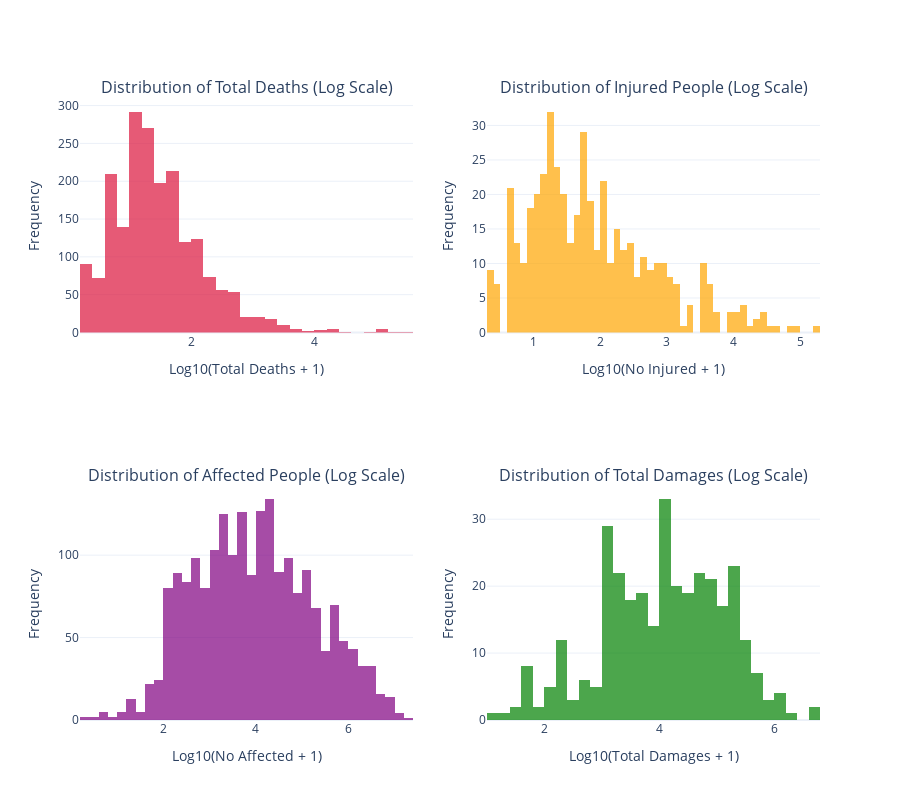

Notebook source saved alongside this figure:
### Code cell
# Impact metrics distributions - Interactive
fig = make_subplots(rows=2, cols=2,
                    subplot_titles=('Distribution of Total Deaths (Log Scale)',
                                    'Distribution of Injured People (Log Scale)',
                                    'Distribution of Affected People (Log Scale)',
                                    'Distribution of Total Damages (Log Scale)'))

# Total Deaths
deaths_data = df['Total Deaths'].dropna()
deaths_data_log = np.log10(deaths_data[deaths_data > 0] + 1)
fig.add_trace(
    go.Histogram(x=deaths_data_log, nbinsx=50, marker_color='crimson',
                 name='Deaths', opacity=0.7,
                 hovertemplate='Log10(Deaths+1): %{x:.2f}<br>Count: %{y}<extra></extra>'),
    row=1, col=1
)

# Injured
injured_data = df['No Injured'].dropna()
injured_data_log = np.log10(injured_data[injured_data > 0] + 1)
fig.add_trace(
    go.Histogram(x=injured_data_log, nbinsx=50, marker_color='orange',
                 name='Injured', opacity=0.7,
                 hovertemplate='Log10(Injured+1): %{x:.2f}<br>Count: %{y}<extra></extra>'),
    row=1, col=2
)

# Affected
affected_data = df['No Affected'].dropna()
affected_data_log = np.log10(affected_data[affected_data > 0] + 1)
fig.add_trace(
    go.Histogram(x=affected_data_log, nbinsx=50, marker_color='purple',
                 name='Affected', opacity=0.7,
                 hovertemplate='Log10(Affected+1): %{x:.2f}<br>Count: %{y}<extra></extra>'),
    row=2, col=1
)

# Total Damages
damages_data = df['Total Damages (\'000 US$)'].dropna()
damages_data_log = np.log10(damages_data[damages_data > 0] + 1)
fig.add_trace(
    go.Histogram(x=damages_data_log, nbinsx=50, marker_color='green',
                 name='Damages', opacity=0.7,
                 hovertemplate='Log10(Damages+1): %{x:.2f}<br>Count: %{y}<extra></extra>'),
    row=2, col=2
)

fig.update_xaxes(title_text="Log10(Total Deaths + 1)", row=1, col=1)
fig.update_xaxes(title_text="Log10(No Injured + 1)", row=1, col=2)
fig.update_xaxes(title_text="Log10(No Affected + 1)", row=2, col=1)
fig.update_xaxes(title_text="Log10(Total Damages + 1)", row=2, col=2)
fig.update_yaxes(title_text="Frequency", row=1, col=1)
fig.update_yaxes(title_text="Frequency", row=1, col=2)
fig.update_yaxes(title_text="Frequency", row=2, col=1)
fig.update_yaxes(title_text="Frequency", row=2, col=2)

fig.update_layout(height=800, showlegend=False, template='plotly_white')
fig.show()

### Figure 1 — Plotly figure (JSON) as saved in the notebook; plotly's stock layout.template omitted (floating-point values rounded to 4 significant figures; data arrays with more than 128 entries replaced by an {"elided": "..."} marker saying what was removed)
{"data": [{"hovertemplate": "Log10(Deaths+1): %{x:.2f}<br>Count: %{y}<extra></extra>", "marker": {"color": "crimson"}, "name": "Deaths", "nbinsx": 50, "opacity": 0.7, "type": "histogram", "x": {"elided": "2002 float values"}, "xaxis": "x", "yaxis": "y"}, {"hovertemplate": "Log10(Injured+1): %{x:.2f}<br>Count: %{y}<extra></extra>", "marker": {"color": "orange"}, "name": "Injured", "nbinsx": 50, "opacity": 0.7, "type": "histogram", "x": {"elided": "468 float values"}, "xaxis": "x2", "yaxis": "y2"}, {"hovertemplate": "Log10(Affected+1): %{x:.2f}<br>Count: %{y}<extra></extra>", "marker": {"color": "purple"}, "name": "Affected", "nbinsx": 50, "opacity": 0.7, "type": "histogram", "x": {"elided": "2042 float values"}, "xaxis": "x3", "yaxis": "y3"}, {"hovertemplate": "Log10(Damages+1): %{x:.2f}<br>Count: %{y}<extra></extra>", "marker": {"color": "green"}, "name": "Damages", "nbinsx": 50, "opacity": 0.7, "type": "histogram", "x": {"elided": "331 float values"}, "xaxis": "x4", "yaxis": "y4"}], "layout": {"annotations": [{"font": {"size": 16}, "showarrow": false, "text": "Distribution of Total Deaths (Log Scale)", "x": 0.225, "xanchor": "center", "xref": "paper", "y": 1, "yanchor": "bottom", "yref": "paper"}, {"font": {"size": 16}, "showarrow": false, "text": "Distribution of Injured People (Log Scale)", "x": 0.775, "xanchor": "center", "xref": "paper", "y": 1, "yanchor": "bottom", "yref": "paper"}, {"font": {"size": 16}, "showarrow": false, "text": "Distribution of Affected People (Log Scale)", "x": 0.225, "xanchor": "center", "xref": "paper", "y": 0.375, "yanchor": "bottom", "yref": "paper"}, {"font": {"size": 16}, "showarrow": false, "text": "Distribution of Total Damages (Log Scale)", "x": 0.775, "xanchor": "center", "xref": "paper", "y": 0.375, "yanchor": "bottom", "yref": "paper"}], "height": 800, "showlegend": false, "xaxis": {"anchor": "y", "domain": [0, 0.45], "title": {"text": "Log10(Total Deaths + 1)"}}, "xaxis2": {"anchor": "y2", "domain": [0.55, 1], "title": {"text": "Log10(No Injured + 1)"}}, "xaxis3": {"anchor": "y3", "domain": [0, 0.45], "title": {"text": "Log10(No Affected + 1)"}}, "xaxis4": {"anchor": "y4", "domain": [0.55, 1], "title": {"text": "Log10(Total Damages + 1)"}}, "yaxis": {"anchor": "x", "domain": [0.625, 1], "title": {"text": "Frequency"}}, "yaxis2": {"anchor": "x2", "domain": [0.625, 1], "title": {"text": "Frequency"}}, "yaxis3": {"anchor": "x3", "domain": [0, 0.375], "title": {"text": "Frequency"}}, "yaxis4": {"anchor": "x4", "domain": [0, 0.375], "title": {"text": "Frequency"}}}}
